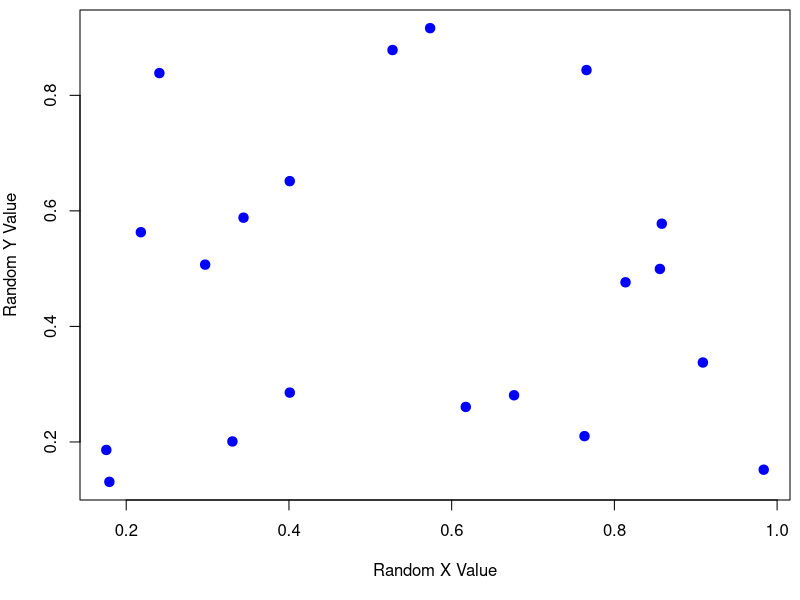

Reproduce this figure in R.
## ---- chunk 1
x <- runif(20)
y <- runif(20)
par(mar=c(5,4,0.5,0.5))
plot(x, y, xlab="Random X Value", ylab="Random Y Value", main="", col="blue", pch=19, cex=1.25)
